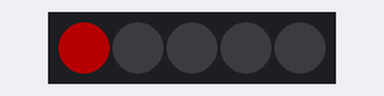
Simulated run of this sketch. Board: Arduino Uno, built with avr-gcc and run on an emulated ATmega328P. Shown: 5 RGB LEDs in strip order, left to right. Dim RGB values are drawn brighter than linear.

Above: at 0.01 s.
At 4.96 s:
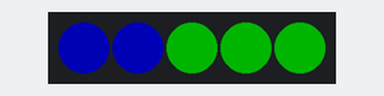
At 9.9 s:
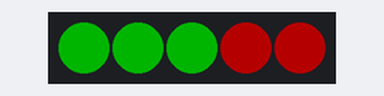
At 19.8 s:
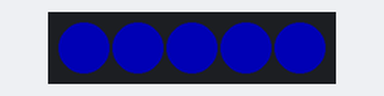
At 29.97 s:
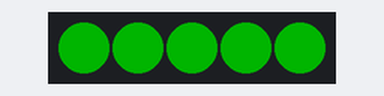
At 39.87 s:
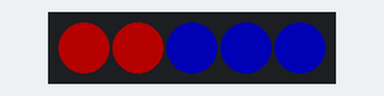
Timing chart, 0 to 40.0 s (numbered marks = the images above):
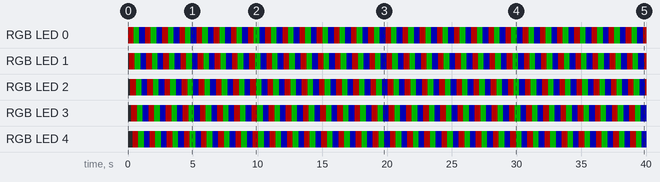

Measured:
- by itself, RGB LED 0–4: repeats every 1.3 s: RGB(0, 64, 0) 0.44 s, RGB(0, 0, 64) 0.44 s, RGB(64, 0, 0) 0.44 s

The sketch:

flora_neopixel_chain_colorwipe.ino
```cpp
#include <Adafruit_NeoPixel.h>
#ifdef __AVR__
  #include <avr/power.h>
#endif

const int DATA_PIN = 12;
const int PIXEL_NUM = 5;  // number of pixels in chain

const int BRIGHTNESS = 64;
const int WAIT = 600; // delay transitioning colors

// Parameter 1 = number of pixels in strip
// Parameter 2 = Arduino pin number (most are valid)
// Parameter 3 = pixel type flags, add together as needed:
//   NEO_KHZ800  800 KHz bitstream (most NeoPixel products w/WS2812 LEDs)
//   NEO_KHZ400  400 KHz (classic 'v1' (not v2) FLORA pixels, WS2811 drivers)
//   NEO_GRB     Pixels are wired for GRB bitstream (most NeoPixel products)
//   NEO_RGB     Pixels are wired for RGB bitstream (v1 FLORA pixels, not v2)
//   NEO_RGBW    Pixels are wired for RGBW bitstream (NeoPixel RGBW products)
Adafruit_NeoPixel strip = Adafruit_NeoPixel(PIXEL_NUM, DATA_PIN, NEO_GRB + NEO_KHZ800);

void setup() {
  pinMode(DATA_PIN, INPUT);
  digitalWrite(DATA_PIN, HIGH);
  strip.begin();
  strip.setBrightness(BRIGHTNESS);
}

void loop() {
  colorWipe(strip.Color(255, 0, 0), WAIT); // Red
  colorWipe(strip.Color(0, 255, 0), WAIT); // Green
  colorWipe(strip.Color(0, 0, 255), WAIT); // Blue
}

// Fill the dots one after the other with a color
void colorWipe(uint32_t c, uint8_t wait) {
  for(uint16_t i=0; i<strip.numPixels(); i++) {
    strip.setPixelColor(i, c);
    strip.show();
    delay(wait);
  }
}
```
